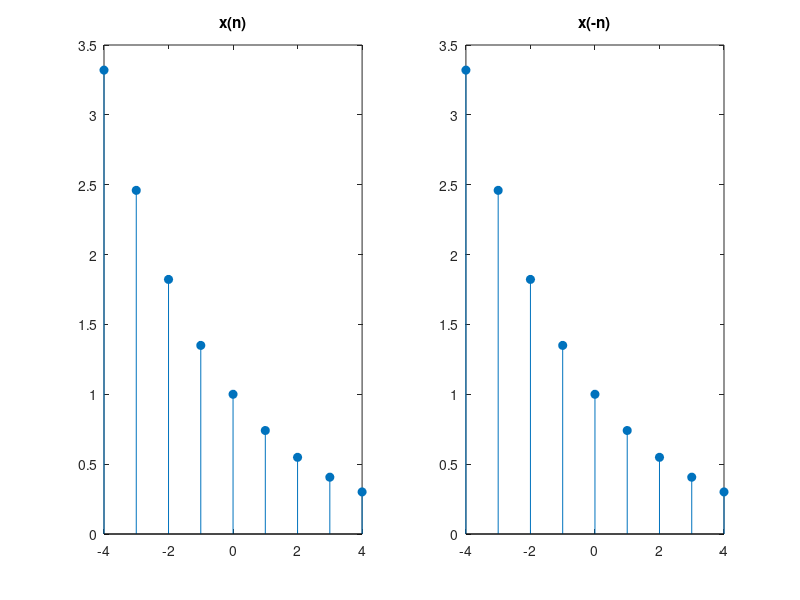

Write MATLAB code to recreate this figure.
n=-4:4;
x=exp(-0.3*n);

n1=-fliplr(n);
x1=exp(-0.3*n1);
subplot(1,2,1),stem(n,x,'filled');
title('x(n)');
subplot(1,2,2),stem(n1,x1,'filled');
title('x(-n)');